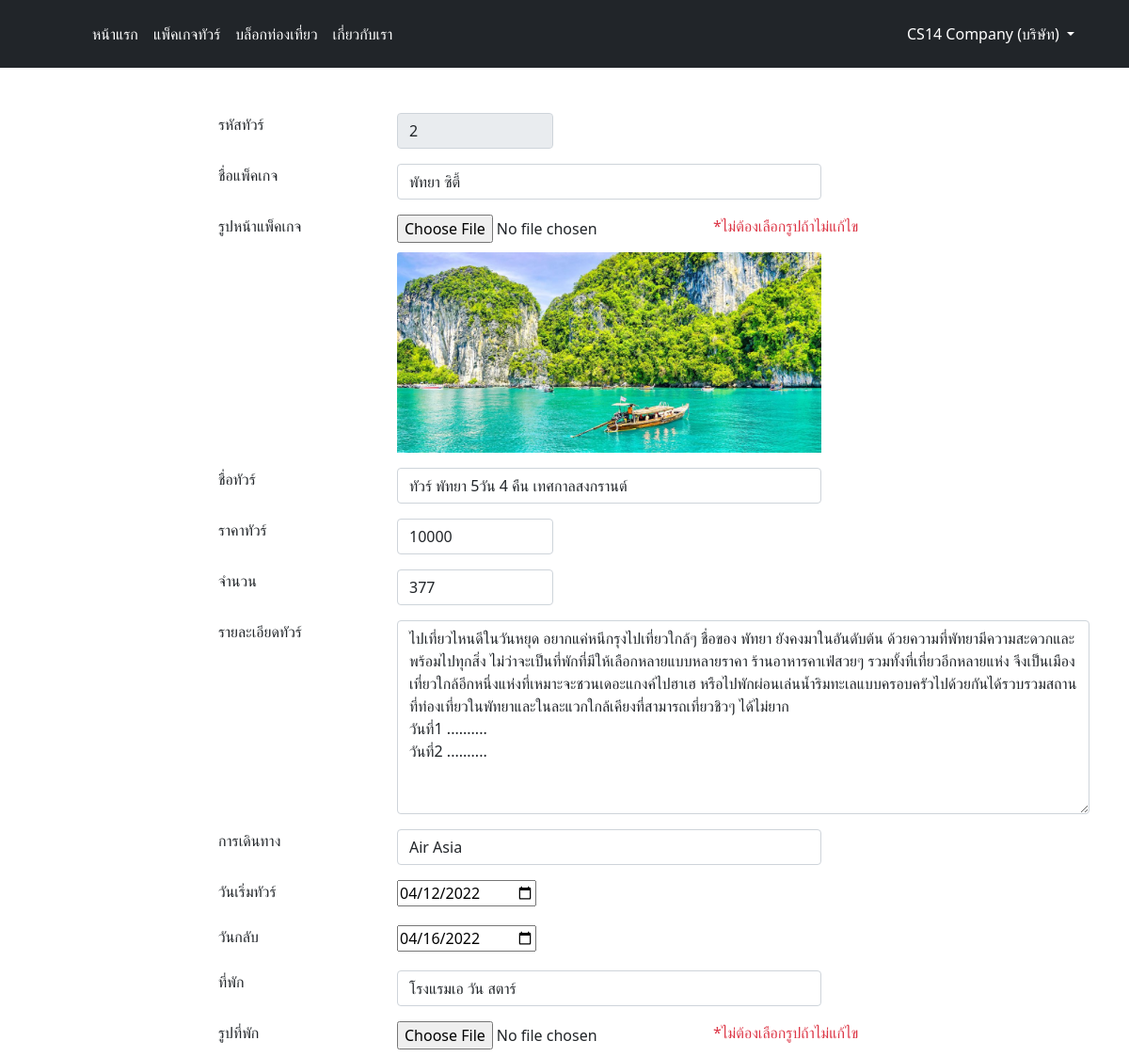
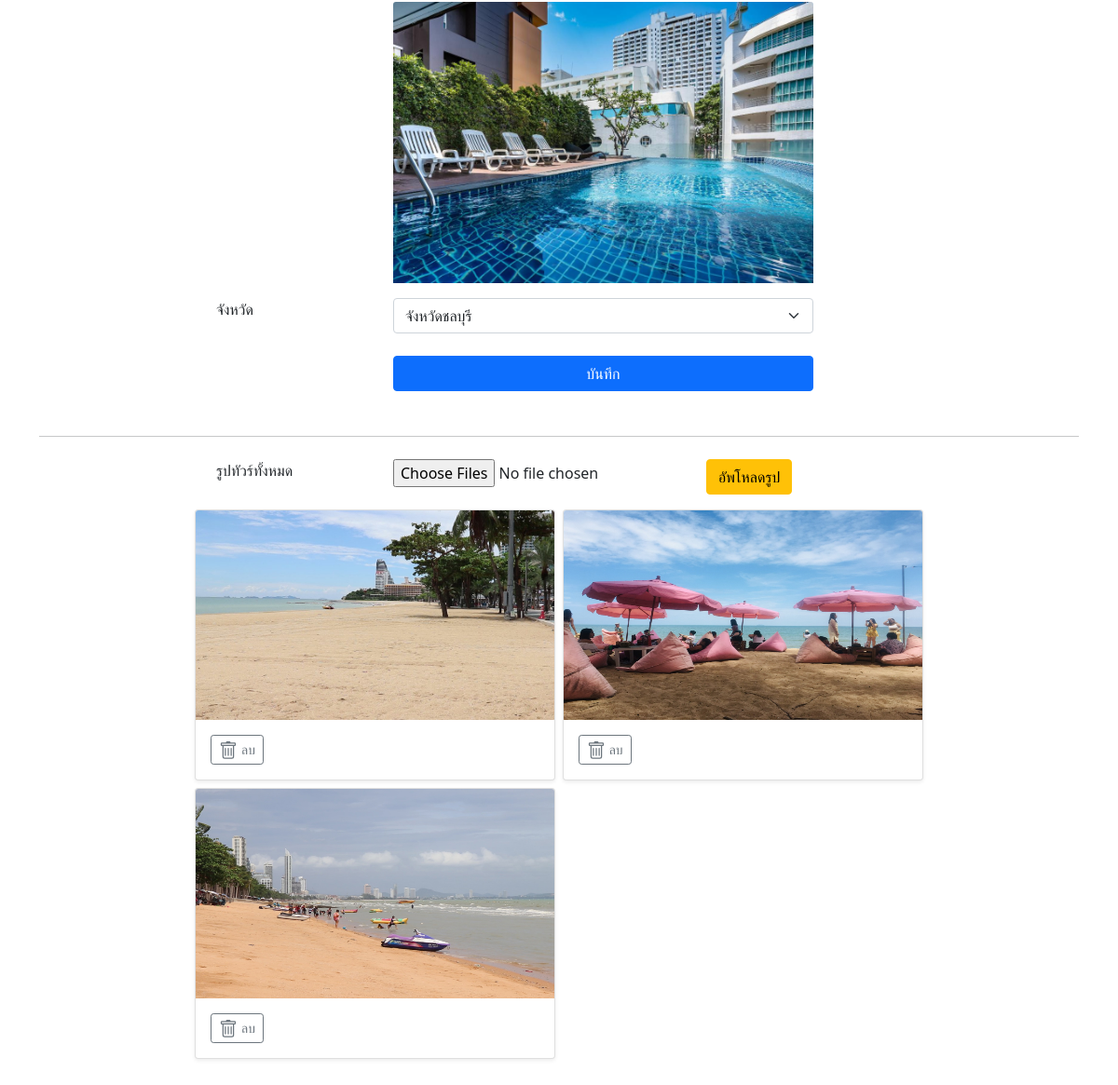
The page /tourlike/edit_tour.php?tid=2 (signed in) on the database its author committed (2 pictures, top to bottom).
### tables this page shows
CREATE TABLE `tour` (
  `tour_id` int(10) NOT NULL,
  `tour_title` varchar(100) NOT NULL COMMENT 'ชื่อที่แสดงหน้าโชว์',
  `img_title` varchar(100) NOT NULL COMMENT 'รูปแพ็คเกจ',
  `tour_name` varchar(100) NOT NULL COMMENT 'ชื่อทัวร์',
  `date_start` date DEFAULT NULL COMMENT 'วันที่เริ่มทัวร์',
  `date_end` date DEFAULT NULL COMMENT 'วันเดินทางกลับ',
  `tour_detail` varchar(5000) DEFAULT NULL COMMENT 'รายละเอียดทัวร์',
  `tour_price` float NOT NULL COMMENT 'ราคาทัวร์',
  `trip_type` varchar(500) DEFAULT NULL COMMENT 'สายการบิน รถทัวร์ ต่างๆ',
  `amount` int(10) NOT NULL COMMENT 'จำนวนคนที่รับ',
  `accommodation` varchar(500) DEFAULT NULL COMMENT 'ที่พัก',
  `img_accommodation` varchar(100) DEFAULT NULL COMMENT 'รูปที่พัก',
  `province_id` int(11) NOT NULL,
  `company_id` int(10) NOT NULL
);

CREATE TABLE `province` (
  `province_id` int(10) NOT NULL,
  `province_name` varchar(100) NOT NULL COMMENT 'รายชื่อจังหวัด'
);

CREATE TABLE `imagetour` (
  `image_tour` int(10) NOT NULL,
  `img_name` varchar(100) NOT NULL,
  `tour_id` int(10) NOT NULL
);

### tourlike/database/function.php (called while the page is built, shortened)
<?php
    class DB_con {
        function __construct()
        {
            $conn = mysqli_connect(DB_SERVER, DB_USER, DB_PASS, DB_NAME);
            $this->dbcon = $conn;
        }
        public function clickproduct($id){
            $clickpro = mysqli_query($this->dbcon, "SELECT * , province.province_name FROM tour JOIN province ON province.province_id=tour.province_id WHERE tour_id = '$id'");
            return $clickpro;
        }
        public function showimagetour($id){
            $sqlimg = mysqli_query($this->dbcon, "SELECT * FROM imagetour WHERE tour_id = '$id' ORDER BY image_tour DESC");
            return $sqlimg;
        }
    }
?>

### tourlike/edit_tour.php (the view, shortened to what this page needs)
<?php
include 'layout/header.php';
include_once('database/function.php');
$db_handle = new DB_con();
?>
<?php
$sesrole = isset($_SESSION['role']) ? $_SESSION['role'] : '';
$id = isset($_GET['tid']) ? $_GET['tid'] : '';
$data = $db_handle->clickproduct($id);
$tour = mysqli_fetch_array($data);
$tourdetail = str_replace('<br>',"", $tour['tour_detail']);
if ($sesrole == "บริษัท") {
?>
<div class="container mt-5">
  <form method="post" enctype="multipart/form-data">
  <div class="row">
      <div class="col-md-2 offset-md-2">
        <label for="tid" class="form-label">รหัสทัวร์</label>
      </div>
      <div class="col-2">
        <input type="text" class="form-control" id="tid" name="tid" aria-describedby="namelHelp" readonly="" value="<?php echo $tour['tour_id']; ?>">
      </div>
    </div>
    <div class="row mt-3">
      <div class="col-md-2 offset-md-2">
        <label for="titlename" class="form-label">ชื่อแพ็คเกจ</label>
      </div>
      <div class="col-5">
        <input type="text" class="form-control" id="titlename" name="titlename" aria-describedby="namelHelp" value="<?php echo $tour['tour_title']; ?>">
      </div>
    </div>
    <div class="row mt-3">
      <div class="col-md-2 offset-md-2">
        <label for="imgpacket" class="form-label">รูปหน้าแพ็คเกจ</label>
      </div>
      <div class="col-md-auto">
      <input type="file" class="form-control-file" id="imgpacket" name="imgpacket">
      </div>
      <div class="col">
      <p class="text-danger">*ไม่ต้องเลือกรูปถ้าไม่แก้ไข</p>
      </div>
    </div>
    <div class="row">
      <div class="col-md-2 offset-md-2">
      </div>
      <div class="col-5">
      <img class="bd-placeholder-img card-img-top" width="100%" height="100%" src="images/tour/tour_title/<?php echo $tour['img_title']; ?>" role="img" aria-label="Placeholder: Thumbnail" preserveAspectRatio="xMidYMid slice" focusable="false">
      </div>
    </div>
    <div class="row mt-3">
      <div class="col-md-2 offset-md-2">
        <label for="tourname" class="form-label">ชื่อทัวร์</label>
      </div>
      <div class="col-5">
        <input type="text" class="form-control" id="tourname" name="tourname" aria-describedby="namelHelp" value="<?php echo $tour['tour_name']; ?>">
      </div>
    </div>
    <div class="row mt-3">
      <div class="col-md-2 offset-md-2">
        <label for="tourprice" class="form-label">ราคาทัวร์</label>
      </div>
      <div class="col-2">
        <input type="text" class="form-control" id="tourprice" name="tourprice" aria-describedby="namelHelp" value="<?php echo $tour['tour_price']; ?>">
      </div>
    </div>
    <div class="row mt-3">
      <div class="col-md-2 offset-md-2">
        <label for="touramount" class="form-label">จำนวน</label>
      </div>
      <div class="col-2">
        <input type="text" class="form-control" id="touramount" name="touramount" aria-describedby="namelHelp" value="<?php echo $tour['amount']; ?>">
      </div>
    </div>
    <div class="row mt-3">
      <div class="col-md-2 offset-md-2">
        <label for="detailtour" class="form-label">รายละเอียดทัวร์</label>
      </div>
      <div class="col-8">
        <textarea class="form-control" id="detailtour" name="detailtour" rows="8" ><?php echo $tourdetail ?></textarea>
      </div>
    </div>
    <div class="row mt-3">
      <div class="col-md-2 offset-md-2">
        <label for="triptype" class="form-label">การเดินทาง</label>
      </div>
      <div class="col-5">
        <input type="text" class="form-control" id="triptype" name="triptype" aria-describedby="namelHelp" value="<?php echo $tour['trip_type']; ?>">
      </div>
    </div>
    <div class="row mt-3">
      <div class="col-md-2 offset-md-2">
        <label for="datestart" class="form-label">วันเริ่มทัวร์</label>
      </div>
      <div class="col-5">
        <input type="date" id="datestart" name="datestart" aria-describedby="namelHelp" value="<?php echo $tour['date_start']; ?>">
      </div>
    </div>
    <div class="row mt-3">
      <div class="col-md-2 offset-md-2">
        <label for="dateend" class="form-label">วันกลับ</label>
      </div>
      <div class="col-5">
        <input type="date" id="dateend" name="dateend" aria-describedby="namelHelp" value="<?php echo $tour['date_end']; ?>">
      </div>
    </div>
    <div class="row mt-3">
      <div class="col-md-2 offset-md-2">
        <label for="hotel" class="form-label">ที่พัก</label>
      </div>
      <div class="col-5">
        <input type="text" class="form-control" id="hotel" name="hotel" aria-describedby="namelHelp" value="<?php echo $tour['accommodation']; ?>">
      </div>
    </div>
    <div class="row mt-3">
      <div class="col-md-2 offset-md-2">
        <label for="imghotel" class="form-label">รูปที่พัก</label>
      </div>
      <div class="col-md-auto">
      <input type="file" class="form-control-file" id="imghotel" name="imghotel">
      </div>
      <div class="col">
      <p class="text-danger">*ไม่ต้องเลือกรูปถ้าไม่แก้ไข</p>
      </div>
    </div>
    <div class="row">
      <div class="col-md-2 offset-md-2">
      </div>
      <div class="col-5">
      <img class="bd-placeholder-img card-img-top" width="100%" height="100%" src="images/tour/tour_hotel/<?php echo $tour['img_accommodation']; ?>" role="img" aria-label="Placeholder: Thumbnail" preserveAspectRatio="xMidYMid slice" focusable="false">
      </div>
    </div>
    <div class="row mt-3">
      <div class="col-md-2 offset-md-2">
        <label for="province" class="form-label">จังหวัด</label>
      </div>
      <div class="col-5">
      <div class="col-auto">
    <select class="form-select" id="selectprovince" name="selectprovince">
      <option value="<?php echo $tour['province_id']; ?>" selected><?php echo $tour['province_name']; ?></option>
    </select>
    </div>
    </div>
  </div>
  <div class="row mt-4 mb-5">
      <div class="col-md-2 offset-md-2">
      </div>
      <div class="col-5">
      <div class="d-flex flex-column bd-highlight">
        <button type="submit" name="btnedit" id="btnedit" class="btn btn-primary">บันทึก</button>
        </div>
      </div>
    </div>
  <hr class="my-4">
  <div class="row mt-3 mb-3">
      <div class="col-md-2 offset-md-2">
        <label for="addimgtour" class="form-label">รูปทัวร์ทั้งหมด</label>
      </div>
      <div class="col-md-auto">
      <input type="file" class="form-control-file" name="addimgtour[]" multiple="true">
      </div>
      <div class="col">
      <button type="submit" name="uploadimg" id="uploadimg" class="btn btn-warning">อัพโหลดรูป</button>
      </div>
    </div>
    <div class="imageedit">
    <div class="row row-cols-1 row-cols-sm-2 row-cols-md-2 g-2 mb-5">
<?php
$sqlimg = $db_handle->showimagetour($id);
while($img = mysqli_fetch_array($sqlimg)){
?>
        <div class="col">
          <div class="card shadow-sm">
          <img class="bd-placeholder-img card-img-top" width="100%" height="225" src="images/tour/tour_image/<?php echo $img['img_name']; ?>" role="img" aria-label="Placeholder: Thumbnail" preserveAspectRatio="xMidYMid slice" focusable="false">
            <div class="card-body">
              <div class="d-flex justify-content-between align-items-center">
                <a href="delete_imgtour.php?delimg=<?php echo $img['image_tour']; ?>&tid=<?php echo $tour['tour_id']; ?>&imgname=<?php echo $img['img_name']; ?>" class="btn btn-sm btn-outline-secondary">
                 ลบ
                </a>
              </div>
            </div>
          </div>
        </div>
<?php }?>
    </div>
</div>
    </form>
</div>
</body>
    <link rel="stylesheet" href="css/bootstrap.min.css">
</html>
<?php
}
else{
  echo "<script>window.location.href='index.php'</script>";
}
?>

### tourlike/edit_tour.php (style rules this page uses)
.imageedit { margin: auto; width: 100%; padding-left: 15%; padding-right: 15%; }

### rows shown on the page
tour: tid "2", titlename "พัทยา ซิตี้", img_title (picture), tourname "ทัวร์ พัทยา 5วัน 4 คืน เทศกาลสงกรานต์", tourprice "10000", touramount "377", detailtour "ไปเที่ยวไหนดีในวันหยุด อยากแค่หนีกรุงไปเที่ยวใกล้ๆ ชื่อของ พัทยา ยังคงมาในอันดับต้น ด้วยความที่พัทยามีความสะดวกและพร้อมไปทุกสิ่ง ไม่ว่าจะเป็นที่พักที่มีให้เลือกหลายแบบหลายราคา ร้านอาหารคาเฟ่สวยๆ รวมทั้งที่เที่ยวอีกหลายแห่ง จึงเป็นเมืองเที่ยวใกล้อีกหนึ่งแห่งที่เหมาะจะชวนเดอะแกงค์ไปฮาเฮ หรือไปพักผ่อนเล่นน้ำริมทะเลแบบครอบครัวไปด้วยกันได้รวบรวมสถานที่ท่องเที่ยวในพัทยาและในละแวกใกล้เคียงที่สามารถเที่ยวชิวๆ ได้ไม่ยาก วันที่1 .......... วันที่2 ..........", triptype "Air Asia", datestart "04/12/2022", dateend "04/16/2022", hotel "โรงแรมเอ วัน สตาร์", img_accommodation (picture), selectprovince "จังหวัดชลบุรี"
imagetour: img_name (picture)
imagetour: img_name (picture)
imagetour: img_name (picture)

### other values the page prints
$_SESSION['name'] "CS14 Company"
$_SESSION['role'] "บริษัท"
